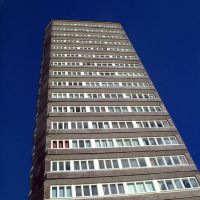
#> input picture Database/21.jpg, 200 x 200 px, found by its file name
$ jupyter execute --allow-errors 'Moteur de Recherche d'"'"'images par le contenu Approche classique - Descripteurs Locaux.ipynb'
#> lines starting #> are read from the running program, lines starting #| are printed output that depends on the picture; after the words box and inside, x2 and y2 are one past the last pixel; in counts of white or black regions, pixels touching at a corner belong together
# Arij Hraghi - Ahmed Gharsallah - Jihene Ben Takeya

# 1. Travail demandé
1- Pour chaque image de la base enregistrée dans bibimage.tar, calculer les points d’intérêts
en utilisant le détecteur de Harris et le détecteur SIFT.

2- Calculer les descripteurs associés en utilisant deux méthodes : Les invariants différentiels et
le descripteur SIFT.

3- Augmenter la base initiale en appliquant différents types de transformations (rotation,
translation, zoom, contraste, etc).

4- Calculer les matrices de similarités associées aux deux types de descripteurs et étudier leurs
robustesses vis-à-vis des transformations appliquées.

5- Faire le lien avec l’approche globale mise en œuvre lors de la première partie du projet.

# I. Construction d'un vecteur caractéristique par image

1-determiner les points d'interet par le detecteur de harris

2-calculer le descripteur SIFT pour chaque point d'interet (taille vecteur 128)
Le vecteur caracterisant une image sera la concatenation des descripteurs de chaque point d'interet
(128*nbre de point d'interet)


## 1-1 Calcul de points d'interet en utilisant le detecteur Harris

[cell 1]
import cv2
import numpy as np
import matplotlib.pyplot as plt
import os

[cell 2]
def harris_detector(image_path, k=0.04, threshold=0.001):

#> called with image_path = 'C:\\Users\\Arij\\Desktop\\RT5\\BE\\21.jpg', k = 0.04, threshold = 0.001
    img = cv2.imread(image_path)
#> img is the input picture: shape (200, 200, 3); mean B, G, R 114, 87.5, 79
    gray = cv2.cvtColor(img, cv2.COLOR_BGR2GRAY)
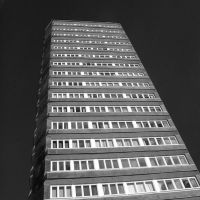
#> gray: shape (200, 200); min 4, max 255, mean 87.9

    # Appliquer la détection des coins de Harris
    corners = cv2.cornerHarris(gray, blockSize=2, ksize=3, k=k)
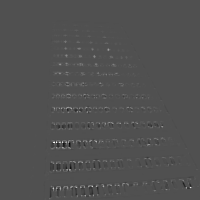
#> corners: shape (200, 200) float32; min -0.0101, max 0.0218, mean 6.65e-05; drawn with min black and max white

    img[corners > threshold * corners.max()] = [0,255,0]
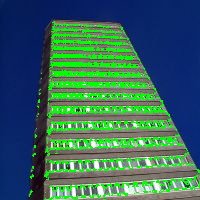
#> img: shape (200, 200, 3); 14.83% of pixels changed, all inside (x1, y1, x2, y2) = (29, 21, 200, 200)

    plt.imshow(img)
    plt.axis('off')
    plt.show()
    return img

img=harris_detector(r'C:\Users\Arij\Desktop\RT5\BE\21.jpg')

## 1-2 Calcul de points d'interet en utilisant le detecteur de SIFT

[cell 3]
image_path = r'C:\Users\Arij\Desktop\RT5\BE\21.jpg'

def SIFT_DETECTOR(image_path):
#> called with image_path = 'C:\\Users\\Arij\\Desktop\\RT5\\BE\\21.jpg'
    img = cv2.imread(image_path)
    gray = cv2.cvtColor(img, cv2.COLOR_BGR2GRAY)

    sift = cv2.SIFT_create()

    keypoints, descriptors = sift.detectAndCompute(gray, None)
#> keypoints = 309 keypoints; strongest (x, y, size): (68, 168, 3), (67, 142, 2.4), (55, 142, 2.2), (81, 64, 2)

    return keypoints, descriptors
img = cv2.imread(image_path)
keypoints, descriptors=SIFT_DETECTOR(image_path)
img_with_keypoints = cv2.drawKeypoints(img, keypoints, None)
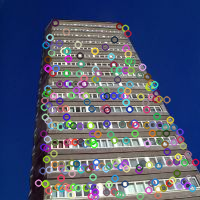
#> img_with_keypoints: shape (200, 200, 3); mean B, G, R 113.9, 86.9, 78.6
plt.imshow(img_with_keypoints)
plt.axis('off')
plt.show()

[cell 4]
import cv2
import numpy as np
image_path = r'C:\Users\Arij\Desktop\RT5\BE\21.jpg'
def descripteur_SIFT(image_path):
#> called with image_path = 'C:\\Users\\Arij\\Desktop\\RT5\\BE\\21.jpg'
    img = cv2.imread(image_path)
    gray = cv2.cvtColor(img, cv2.COLOR_BGR2GRAY)


    sift = cv2.SIFT_create()


    keypoints, descriptors = SIFT_DETECTOR(image_path)

    if descriptors is not None:

        print(f"Nombre total de points d'intérêt : {len(keypoints)}")
#| Nombre total de points d'intérêt : 309


        expected_descriptor_size = 128

        feature_vector = np.concatenate(descriptors)


        if feature_vector.shape[0] == expected_descriptor_size * len(keypoints):
            print("Vecteur caractéristique créé avec succès.")
        else:
            print("Erreur : La taille du vecteur caractéristique ne correspond pas.")
    else:
        print("Aucun descripteur n'a été trouvé.")
    return feature_vector
feature_vector=descripteur_SIFT(image_path)

$ run again, with Database/01.jpg copied over Database/21.jpg
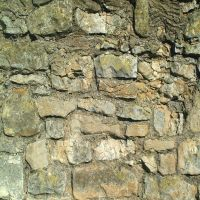
#> input picture Database/01.jpg, 200 x 200 px, found by its file name
#> in harris_detector, img is the input picture: shape (200, 200, 3); mean B, G, R 112.3, 145.7, 150
#> in harris_detector, `img[corners > threshold * corners.max()] = [0,255,0]`:
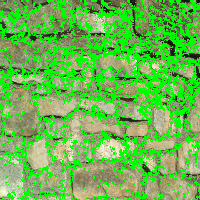
#> img: shape (200, 200, 3); mean B, G, R 79.2, 183.3, 105.6
#> in SIFT_DETECTOR, `keypoints, descriptors = sift.detectAndCompute(gray, None)`: keypoints = 610 keypoints; strongest (x, y, size): (176, 50, 2.6), (181, 115, 2.4), (178, 117, 2), (134, 79, 2.3)
#> `img_with_keypoints = cv2.drawKeypoints(img, keypoints, None)`:
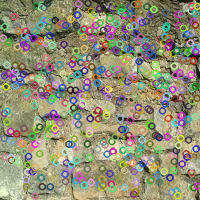
#> img_with_keypoints: shape (200, 200, 3); mean B, G, R 117.8, 142.3, 145.8
#| Nombre total de points d'intérêt : 610

$ run again, with Database/02.jpg copied over Database/21.jpg
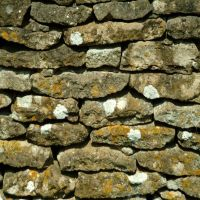
#> input picture Database/02.jpg, 200 x 200 px, found by its file name
#> in harris_detector, img is the input picture: shape (200, 200, 3); mean B, G, R 69.9, 105.6, 113
#> in harris_detector, `img[corners > threshold * corners.max()] = [0,255,0]`:
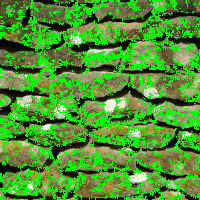
#> img: shape (200, 200, 3); mean B, G, R 47.7, 145.6, 77.8
#> in SIFT_DETECTOR, `keypoints, descriptors = sift.detectAndCompute(gray, None)`: keypoints = 775 keypoints; strongest (x, y, size): (185, 135, 5.2), (47, 127, 5.2), (76, 38, 8.5), (141, 177, 7.8)
#> `img_with_keypoints = cv2.drawKeypoints(img, keypoints, None)`:
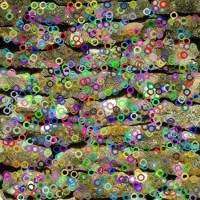
#> img_with_keypoints: shape (200, 200, 3); mean B, G, R 88.5, 113.3, 117.7
#| Nombre total de points d'intérêt : 775

$ run again, with Database/03.jpg copied over Database/21.jpg
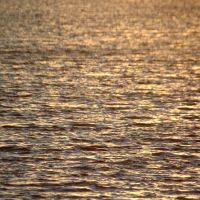
#> input picture Database/03.jpg, 200 x 200 px, found by its file name
#> in harris_detector, img is the input picture: shape (200, 200, 3); mean B, G, R 92.7, 122.8, 153.3
#> in harris_detector, `img[corners > threshold * corners.max()] = [0,255,0]`:
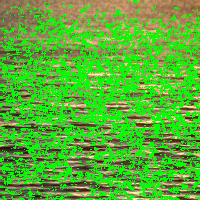
#> img: shape (200, 200, 3); mean B, G, R 53.5, 174.9, 89.4
#> in SIFT_DETECTOR, `keypoints, descriptors = sift.detectAndCompute(gray, None)`: keypoints = 698 keypoints; strongest (x, y, size): (175, 137, 2.3), (181, 153, 2.1), (190, 197, 2.6), (98, 195, 2.2)
#> `img_with_keypoints = cv2.drawKeypoints(img, keypoints, None)`:
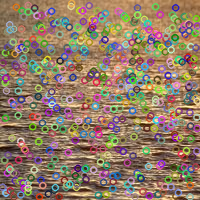
#> img_with_keypoints: shape (200, 200, 3); mean B, G, R 102.7, 123.9, 145.6
#| Nombre total de points d'intérêt : 698
